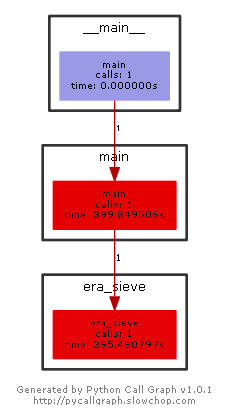

This figure's Python source:
# -*- coding: utf-8 -*-
# Eratosthenes Sieve 厄拉多塞筛选法
from pycallgraph import Config
from pycallgraph import GlobbingFilter
from pycallgraph import PyCallGraph
from pycallgraph.output import GraphvizOutput


def era_sieve(n: int):
    flag = [True] * (n + 1)

    m = int(pow(n, 0.5))
    for i in range(2, m + 1):
        if flag[i]:
            count = 2
            while True:
                j = count * i
                if j <= n:
                    flag[j] = False
                else:
                    break
                count += 1

    for i in range(2, n + 1):
        if flag[i]:
            print(i, end=' ')


def main():
    s = input("")
    n = int(s)
    era_sieve(n)


if __name__ == "__main__":
    ############################################################################
    '''
        生成函数调用图
    '''
    config = Config()
    config.trace_filter = GlobbingFilter(
        include=[
            '*'
        ]
    )
    config.trace_filter = GlobbingFilter(
        exclude=['pycallgraph.*']
    )
    ############################################################################

    graphviz = GraphvizOutput()
    graphviz.output_file = 'Eratosthenes_Sieve.png'
    with PyCallGraph(output=graphviz, config=config):
        main()
